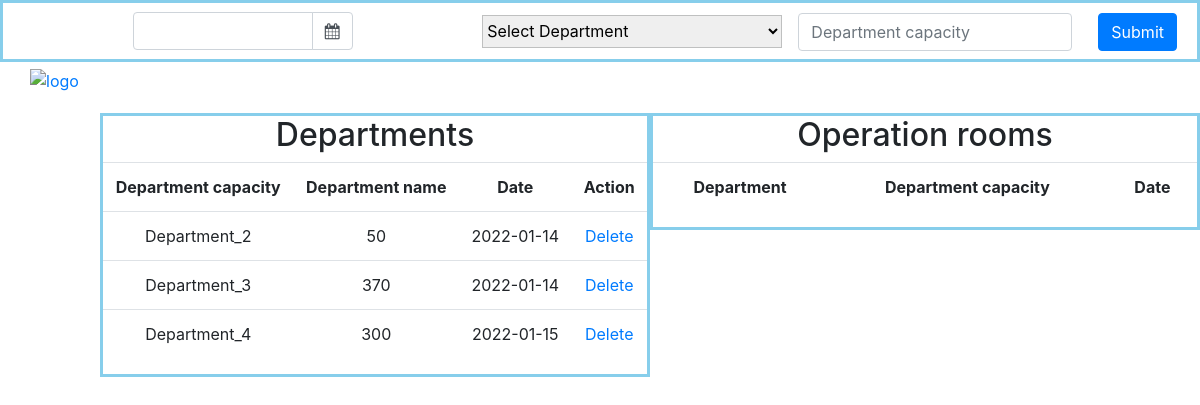
/admin, run on an earlier commit of the app's database.
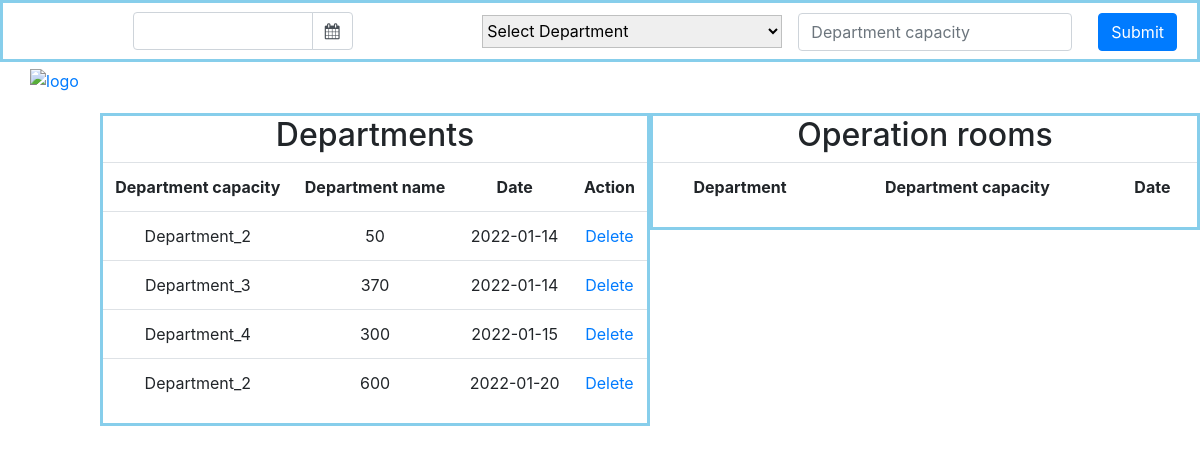
And on a later commit of the database.
### app.py (models this page shows, shortened)
class Department_Info(db.Model):
    id = db.Column(db.String(200), primary_key=True)
    department_name = db.Column(db.String(200), nullable=False)
    department_capacity = db.Column(db.String(200), nullable=False)
    date = db.Column(db.DateTime, nullable=False)

### app.py (the view)
@app.route('/admin', methods=['GET', 'POST'])
def show_tables():
    if request.method == 'POST':
        date = request.form['date']
        dep_name = request.form['dep_name']
        dep_capacity = request.form['dep_capacity']
        new_department_info = Department_Info(
                id=str(dep_name + '-' + str(uuid.uuid4())),
                date=datetime.strptime(date, '%m/%d/%Y').date(),
                department_name=dep_name,
                department_capacity=int(dep_capacity),
                )
        try:
            db.session.add(new_department_info)
            db.session.commit()
            return redirect('/admin')
        except:
            print('There was an issue adding new user entry')
            raise
    else:
        department_info = Department_Info.query.order_by(Department_Info.date).all()
        return render_template('admin.html', departments=department_info)

### templates/admin.html (shortened to what this page needs)
<!DOCTYPE html>
<html lang="en">
<head>
    <link rel="stylesheet" href="{{ url_for('static', filename='css/styles.css') }}">
    <link rel="stylesheet" href="https://maxcdn.bootstrapcdn.com/bootstrap/4.0.0/css/bootstrap.min.css">
    <link rel="stylesheet" href="https://cdnjs.cloudflare.com/ajax/libs/bootstrap-datepicker/1.9.0/css/bootstrap-datepicker.min.css">
    <link rel="stylesheet" href="https://cdnjs.cloudflare.com/ajax/libs/font-awesome/4.7.0/css/font-awesome.min.css">
</head>
<body>
    <div class="user_input">
        <form action='/admin' class="form-inline" method="post">
                <div class="input-group date" id="datepicker">
                    <input type="text" class="form-control" id='date_input' name='date' required/>
                    <span class="input-group-append">
                        <span class="input-group-text bg-white">
                            <i class="fa fa-calendar"></i>
                        </span>
                    </span>
                </div>
            <div class="dropdown_select" name='dropdown_select'>
                <select id="list" name='dep_name' onchange="getSelectValue();" required>
                    <option value="" disabled selected>Select Department</option>
                </select>
            </div>
            <div class="form-group mx-sm-3 mb-2" name='dur_and_cap'>
                <input type="number" min="0" class="form-control" name='dep_capacity' id="dep_capacity" placeholder="Department capacity" required>
            </div>
            <button type="submit" class="btn btn-primary mb-2" name="submit_btn2" value="submit_form2">Submit</button>
        </form>
    </div>
    <div class="image">
        <a href="/">
            <img src="http://www.clipartsuggest.com/images/633/red-medical-symbol-9MqeBw-clipart.jpeg" alt="logo">
        </a>
    </div>
    <div class="Table_content" id="department_info">
        <table class="table">
            <thead><h2>Departments</h2></thead>
            <tbody class="table_body">
                    <tr>
                        <th>Department capacity</th>
                        <th>Department name</th>
                        <th>Date</th>
                        <th>Action</th>
                    </tr>
                {% for department in departments: %}
                    <tr>
                        <td>{{department.department_name}}</td>
                        <td>{{department.department_capacity}}</td>
                        <td>{{department.date.date()}}</td>
                        <td>
                            <a href="/admin/delete/{{department.id}}">Delete</a>
                        </td>
                    </tr>
                {% endfor %}
            </tbody>
        </table>
    </div>
    <div class="Table_content_2" id="op_rooms_info">
        <table class="table">
            <thead><h2>Operation rooms</h2></thead>
            <tbody class="table_body">
                <tr>
                    <th>Department</th>
                    <th>Department capacity</th>
                    <th>Date</th>
                </tr>
            </tbody>
        </table>
    </div>
</body>
</html>

What changed in the data, as far as the page shows it:
added Department_Info: department_name "Department_2", department_capacity "600", date "2022-01-20"
